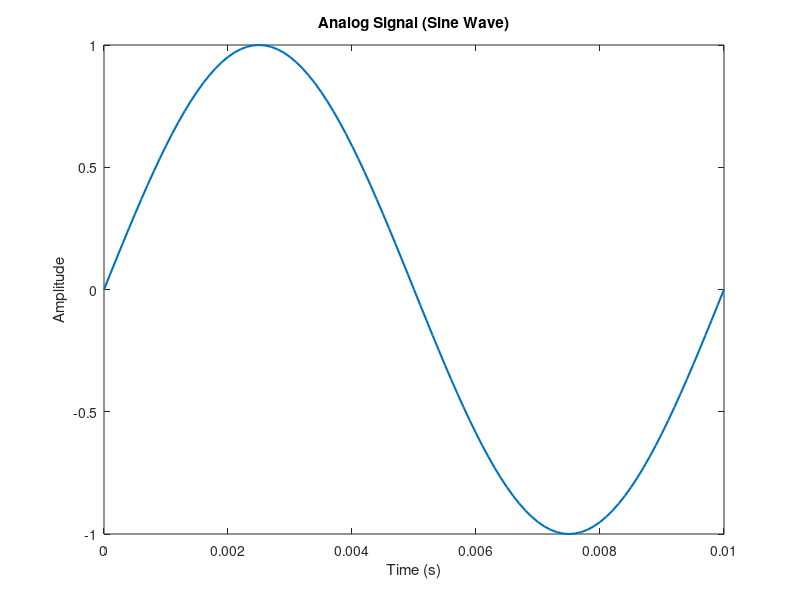
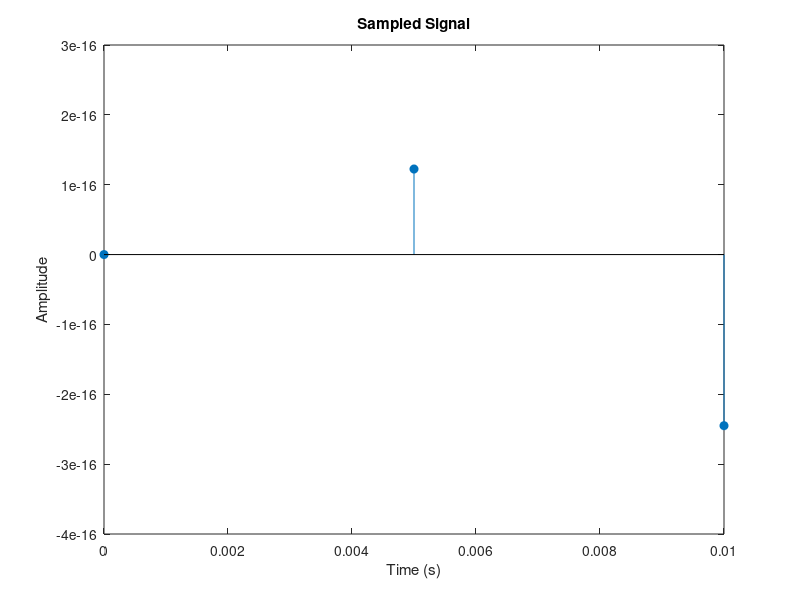
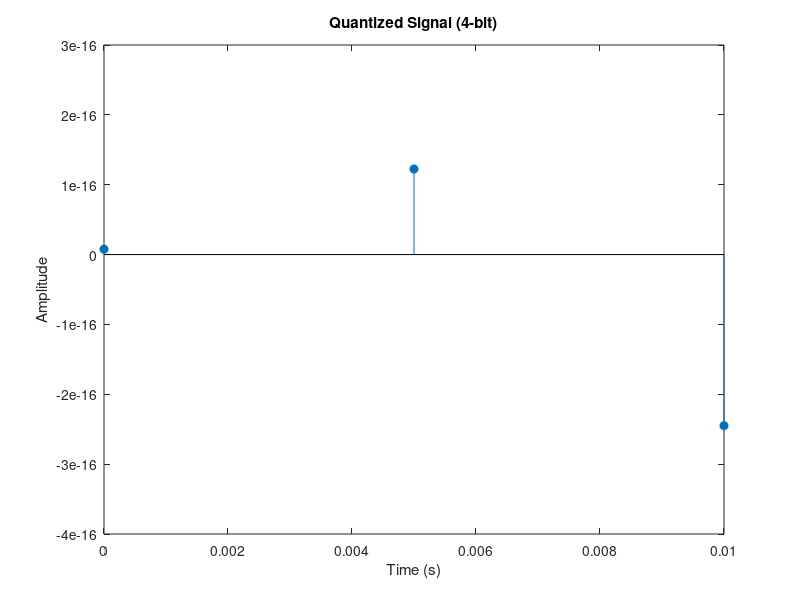

Here is the MATLAB script that generated these plots, in order: (Note: this script raises an error after producing the figures.)
%% 1. Generate Analog Signal (conceptual)

t = 0:0.0001:0.01;       % very fine step (continuous-like time)

f = 100;                 % frequency = 100 Hz

x_analog = sin(2*pi*f*t);

 

figure;

plot(t, x_analog, 'LineWidth', 1.5);

title('Analog Signal (Sine Wave)');

xlabel('Time (s)'); ylabel('Amplitude');



%% 2. Sampling

Fs = 200;               % Sampling frequency = 1 kHz

Ts = 1/Fs;               % Sampling period

n = 0:Ts:0.01;           % Discrete sample points

x_sampled = sin(2*pi*f*n);

 

figure;

stem(n, x_sampled, 'filled');

title('Sampled Signal');

xlabel('Time (s)'); ylabel('Amplitude');

%% 3. Quantization

bits = 4;                           % Number of bits

levels = 2^bits;                    % Quantization levels

x_min = min(x_sampled);

x_max = max(x_sampled);

q_step = (x_max - x_min)/levels;    % Step size

 

x_index = round((x_sampled - x_min)/q_step); % Map samples to indices

x_quantized = x_index*q_step + x_min;        % Map back to amplitude

 

figure;

stem(n, x_quantized, 'filled');

title(['Quantized Signal (' num2str(bits) '-bit)']);

xlabel('Time (s)'); ylabel('Amplitude');


%% 4. Encoding (Binary Representation)

binary_codes = dec2bin(x_index, bits); % Convert indices to binary words

 

disp('--- First 10 encoded samples ---');

disp(binary_codes(1:10,:));

 

%% 5. Digital Bitstream

bitstream = reshape(binary_codes.',1,[]); % Concatenate into one string

disp('--- First 40 bits of the stream ---');

disp(bitstream(1:40));

 

 

%% Summary

fprintf('\nSimulation complete!\n');

fprintf('Analog -> Sampling -> Quantization -> Binary Encoding -> Digital Stream\n');

fprintf('Bits per sample: %d\n', bits);

fprintf('Total samples: %d\n', length(x_sampled));

fprintf('Total bits: %d\n', length(bitstream));